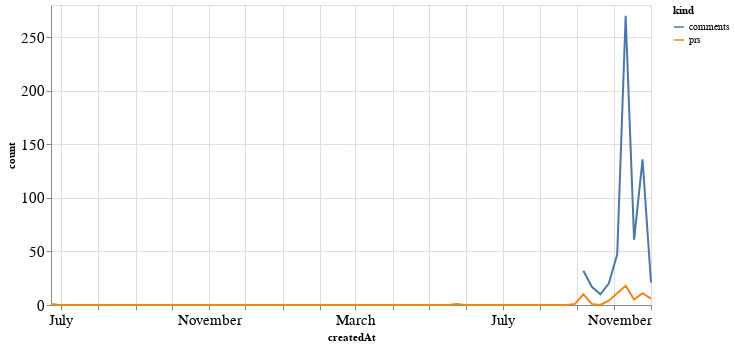

Notebook code for this chart:
### Code cell
alt.Chart(total_time, width=600).mark_line().encode(
    x='createdAt',
    y='count',
    color='kind'
)

### Figure 1 — Vega-Lite specification as saved in the notebook (floating-point values rounded to 4 significant figures; data arrays with more than 128 entries replaced by an {"elided": "..."} marker saying what was removed)
{"config": {"axisLeft": {"labelFontSize": 15}, "axisBottom": {"labelFontSize": 15}}, "data": {"name": "data-c0dbc2c38d28dc2b152419fd590d1a07"}, "mark": "line", "encoding": {"color": {"type": "nominal", "field": "kind"}, "x": {"type": "temporal", "field": "createdAt"}, "y": {"type": "quantitative", "field": "count"}}, "width": 600, "$schema": "https://vega.github.io/schema/vega-lite/v4.8.1.json", "datasets": {"data-c0dbc2c38d28dc2b152419fd590d1a07": {"elided": "144 records"}}}
